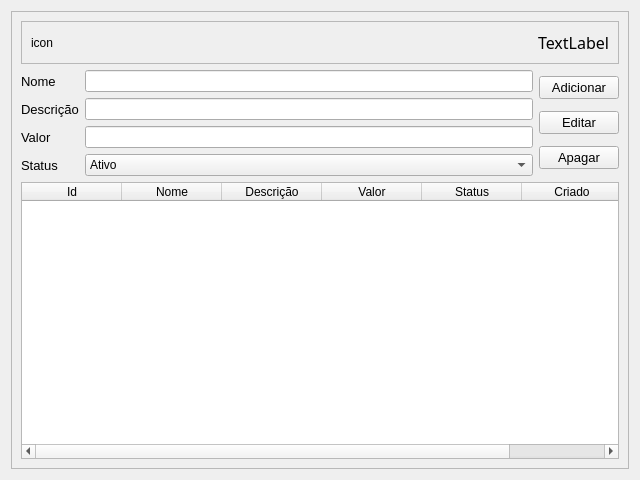
<?xml version="1.0" encoding="UTF-8"?>
<ui version="4.0">
 <class>Form</class>
 <widget class="QWidget" name="Form">
  <property name="geometry">
   <rect>
    <x>0</x>
    <y>0</y>
    <width>640</width>
    <height>480</height>
   </rect>
  </property>
  <property name="windowTitle">
   <string>Form</string>
  </property>
  <layout class="QVBoxLayout" name="verticalLayout">
   <item>
    <widget class="QFrame" name="frame">
     <property name="frameShape">
      <enum>QFrame::StyledPanel</enum>
     </property>
     <property name="frameShadow">
      <enum>QFrame::Raised</enum>
     </property>
     <layout class="QVBoxLayout" name="verticalLayout_3">
      <item>
       <widget class="QFrame" name="frame_2">
        <property name="frameShape">
         <enum>QFrame::StyledPanel</enum>
        </property>
        <property name="frameShadow">
         <enum>QFrame::Raised</enum>
        </property>
        <layout class="QHBoxLayout" name="horizontalLayout_3">
         <item>
          <widget class="QLabel" name="label_2">
           <property name="text">
            <string>icon</string>
           </property>
          </widget>
         </item>
         <item>
          <spacer name="horizontalSpacer">
           <property name="orientation">
            <enum>Qt::Horizontal</enum>
           </property>
           <property name="sizeHint" stdset="0">
            <size>
             <width>40</width>
             <height>20</height>
            </size>
           </property>
          </spacer>
         </item>
         <item>
          <widget class="QLabel" name="label">
           <property name="font">
            <font>
             <family>Arial Black</family>
             <pointsize>12</pointsize>
            </font>
           </property>
           <property name="text">
            <string>TextLabel</string>
           </property>
          </widget>
         </item>
        </layout>
       </widget>
      </item>
      <item>
       <widget class="QFrame" name="frame_3">
        <property name="frameShape">
         <enum>QFrame::NoFrame</enum>
        </property>
        <property name="frameShadow">
         <enum>QFrame::Raised</enum>
        </property>
        <layout class="QHBoxLayout" name="horizontalLayout_2">
         <property name="leftMargin">
          <number>0</number>
         </property>
         <property name="topMargin">
          <number>0</number>
         </property>
         <property name="rightMargin">
          <number>0</number>
         </property>
         <property name="bottomMargin">
          <number>0</number>
         </property>
         <item>
          <layout class="QFormLayout" name="formLayout">
           <item row="0" column="0">
            <widget class="QLabel" name="nomeLabel">
             <property name="font">
              <font>
               <family>Arial</family>
               <pointsize>10</pointsize>
              </font>
             </property>
             <property name="text">
              <string>Nome</string>
             </property>
            </widget>
           </item>
           <item row="0" column="1">
            <widget class="QLineEdit" name="nomeLineEdit">
             <property name="maximumSize">
              <size>
               <width>450</width>
               <height>16777215</height>
              </size>
             </property>
             <property name="font">
              <font>
               <family>Arial</family>
              </font>
             </property>
            </widget>
           </item>
           <item row="1" column="0">
            <widget class="QLabel" name="descriOLabel">
             <property name="font">
              <font>
               <family>Arial</family>
               <pointsize>10</pointsize>
              </font>
             </property>
             <property name="text">
              <string>Descrição</string>
             </property>
            </widget>
           </item>
           <item row="1" column="1">
            <widget class="QLineEdit" name="descriOLineEdit">
             <property name="maximumSize">
              <size>
               <width>450</width>
               <height>16777215</height>
              </size>
             </property>
             <property name="font">
              <font>
               <family>Arial</family>
              </font>
             </property>
            </widget>
           </item>
           <item row="2" column="0">
            <widget class="QLabel" name="valorLabel">
             <property name="font">
              <font>
               <family>Arial</family>
               <pointsize>10</pointsize>
              </font>
             </property>
             <property name="text">
              <string>Valor</string>
             </property>
            </widget>
           </item>
           <item row="2" column="1">
            <widget class="QLineEdit" name="valorLineEdit">
             <property name="maximumSize">
              <size>
               <width>450</width>
               <height>16777215</height>
              </size>
             </property>
             <property name="font">
              <font>
               <family>Arial</family>
              </font>
             </property>
            </widget>
           </item>
           <item row="3" column="0">
            <widget class="QLabel" name="statusLabel">
             <property name="font">
              <font>
               <family>Arial</family>
               <pointsize>10</pointsize>
              </font>
             </property>
             <property name="text">
              <string>Status</string>
             </property>
            </widget>
           </item>
           <item row="3" column="1">
            <widget class="QComboBox" name="statusComboBox">
             <property name="maximumSize">
              <size>
               <width>450</width>
               <height>16777215</height>
              </size>
             </property>
             <property name="font">
              <font>
               <family>Arial</family>
              </font>
             </property>
             <item>
              <property name="text">
               <string>Ativo</string>
              </property>
             </item>
             <item>
              <property name="text">
               <string>Desativado</string>
              </property>
             </item>
            </widget>
           </item>
          </layout>
         </item>
         <item>
          <layout class="QVBoxLayout" name="verticalLayout_2">
           <item>
            <widget class="QPushButton" name="pushButton_3">
             <property name="font">
              <font>
               <family>Arial</family>
               <pointsize>10</pointsize>
              </font>
             </property>
             <property name="text">
              <string>Adicionar</string>
             </property>
            </widget>
           </item>
           <item>
            <widget class="QPushButton" name="pushButton_4">
             <property name="font">
              <font>
               <family>Arial</family>
               <pointsize>10</pointsize>
              </font>
             </property>
             <property name="text">
              <string>Editar</string>
             </property>
            </widget>
           </item>
           <item>
            <widget class="QPushButton" name="pushButton">
             <property name="font">
              <font>
               <family>Arial</family>
               <pointsize>10</pointsize>
              </font>
             </property>
             <property name="text">
              <string>Apagar</string>
             </property>
            </widget>
           </item>
          </layout>
         </item>
        </layout>
       </widget>
      </item>
      <item>
       <widget class="QTableWidget" name="tableWidget">
        <column>
         <property name="text">
          <string>Id</string>
         </property>
        </column>
        <column>
         <property name="text">
          <string>Nome</string>
         </property>
        </column>
        <column>
         <property name="text">
          <string>Descrição</string>
         </property>
        </column>
        <column>
         <property name="text">
          <string>Valor</string>
         </property>
        </column>
        <column>
         <property name="text">
          <string>Status</string>
         </property>
        </column>
        <column>
         <property name="text">
          <string>Criado</string>
         </property>
        </column>
       </widget>
      </item>
     </layout>
    </widget>
   </item>
  </layout>
 </widget>
 <resources/>
 <connections/>
</ui>
